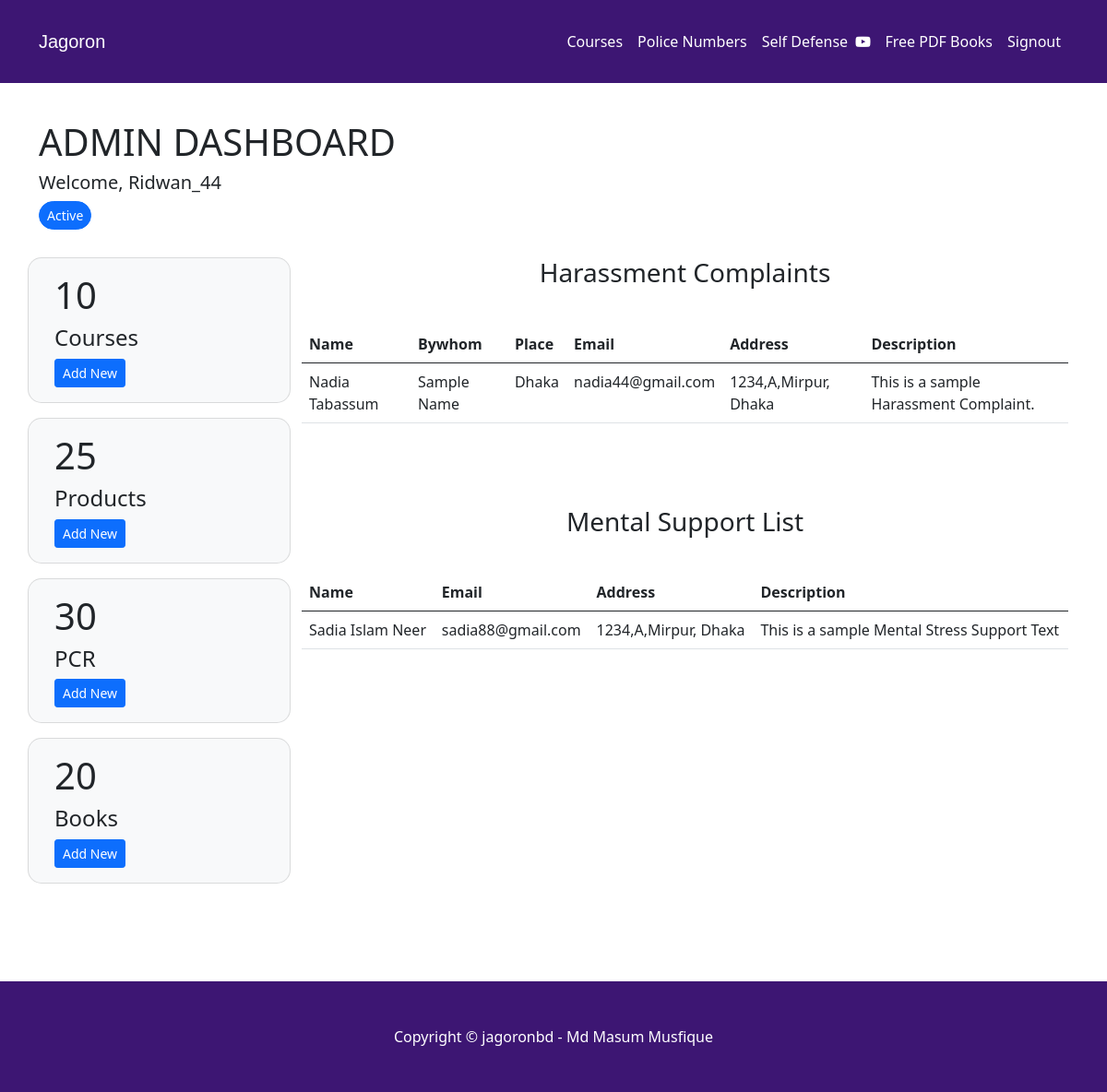
The page /adminDashBoard.php (signed in) on the database its author committed.
### tables this page shows
CREATE TABLE `Harassment_Complaint` (
  `sno` int(7) NOT NULL,
  `Name` varchar(60) NOT NULL,
  `Bywhom` varchar(60) NOT NULL,
  `Place` varchar(150) NOT NULL,
  `Email` varchar(150) NOT NULL,
  `Address` varchar(150) NOT NULL,
  `Description` varchar(255) NOT NULL
);

CREATE TABLE `MENTAL_SUPPORT` (
  `sno` int(11) NOT NULL,
  `Name` varchar(60) NOT NULL,
  `Email` varchar(60) NOT NULL,
  `Address` varchar(150) NOT NULL,
  `Description` varchar(255) NOT NULL
);

### adminDashBoard.php (the view, shortened to what this page needs)
<!DOCTYPE html>
<html lang="en">
<head>
    <link rel="stylesheet" href="https://cdnjs.cloudflare.com/ajax/libs/font-awesome/4.7.0/css/font-awesome.min.css">
    <link href="https://cdn.jsdelivr.net/npm/bootstrap@5.0.2/dist/css/bootstrap.min.css" rel="stylesheet">
</head>
<body>
  <nav class="navbar navbar-expand-lg navbar-light" style="background-color: #3D1673; padding: 25px;">
    <div class="container">
      <a class="navbar-brand" href="index.html"
        style="font-family: Poppins, Arial; color: white; font-weight: 400;">Jagoron</a>
      <div class="collapse navbar-collapse" id="navbarSupportedContent">
      <ul class="navbar-nav me-auto mb-2 mb-lg-0">
        <li class="nav-item">
          <a class="nav-link active" aria-current="page" href="#"></a>
        </li>
      </ul>
      <form class="d-flex">
      <ul class="navbar-nav me-auto mb-2 mb-lg-0">
          <li class="nav-item">
            <a class="nav-link" href="#courses" style="color: white">Courses</a>
          </li>
          <li class="nav-item">
            <a class="nav-link" href="policebd.html" style="color: white">Police Numbers</a>
          </li>
          <li class="nav-item">
            <a class="nav-link" style="color: white" href="#Tutorials">Self Defense&nbsp; <i
                class="fa fa-youtube-play"></i></a>
          </li>
          <li class="nav-item">
            <a class="nav-link" href="index.html" style="color: white">Free PDF Books</a>
          </li>
          <li class="nav-item">
            <a class="nav-link" style="color: white" href="index.html">Signout</a>
          </li>
        </ul>
      </form>
      </div>
    </div>
  </nav>
    <div class="container">
      <div class="row">
          <div class="col-md-7 col-lg-7 col-12" style="display: flex">
              <div style="margin-top: 40px;">
                <h1>ADMIN DASHBOARD</h1>
                <h5>Welcome, <?php echo $_SESSION['username']?></h5>
                <button type="button" class="btn btn-primary btn-sm" style="border-radius: 30px;">Active</button>
              </div>
          </div>
          <div class="col-md-5 col-lg-5"></div>
      </div>
        <div class="row" style="margin-top: 30px">
          <div class="col-md-3 col-lg-3 col-12">
              <div class="row">
                  <div class="card text-dark bg-light mb-3" style="max-width: 18rem; border-radius: 15px">
                    <div class="card-body">
                      <h1 class="card-title">10</h1>
                      <h4>Courses</h4>
                          <button type="button" class="btn btn-primary btn-sm" data-bs-toggle="modal" data-bs-target="#addNewCourseModal">
                            Add New
                          </button>
                    </div>
                  </div>
              </div>
              <div class="row">
                <div class="card text-dark bg-light mb-3" style="max-width: 18rem; border-radius: 15px">
                  <div class="card-body">
                    <h1 class="card-title">25</h1>
                    <h4>Products</h4>
                            <button type="button" class="btn btn-primary btn-sm" data-bs-toggle="modal" data-bs-target="#addNewProductModal">
                            Add New
                          </button>
                  </div>
                </div>
              </div>
              <div class="row">
                <div class="card text-dark bg-light mb-3" style="max-width: 18rem; border-radius: 15px">
                  <div class="card-body">
                    <h1 class="card-title">30</h1>
                    <h4>PCR</h4>
                          <button type="button" class="btn btn-primary btn-sm" data-bs-toggle="modal" data-bs-target="#addNewPCRModal">
                            Add New
                          </button>
                  </div>
                </div>
              </div>
              <div class="row">
                <div class="card text-dark bg-light mb-3" style="max-width: 18rem; border-radius: 15px">
                  <div class="card-body">
                    <h1 class="card-title">20</h1>
                    <h4>Books</h4>
                            <button type="button" class="btn btn-primary btn-sm" data-bs-toggle="modal" data-bs-target="#addNewBookModal">
                            Add New
                          </button>
                  </div>
                </div>
              </div>
          </div>
          <div class="col-md-9 col-lg-9 col-12">
          <div class="div text-center" id="feedback">
              <h3 style="margin-bottom: 40px">
                Harassment Complaints
              </h3>
          </div>
            <table class="table">
              <thead>
                <tr>
                  <th scope="col">Name</th>
                  <th scope="col">Bywhom</th>
                  <th scope="col">Place</th>
                  <th scope="col">Email</th>
                  <th scope="col">Address</th>
                  <th scope="col">Description</th>
                </tr>
              </thead>
              <tbody>
                <?php
                 $host = 'localhost';
	               $user = 'root';
	               $pass = '';
	               $db = 'jagoron';
	               $mysqli = new mysqli($host,$user,$pass,$db) or die($mysqli->error);
	               $sql1 = "select * FROM Harassment_Complaint";
                  $result1 = mysqli_query($mysqli, $sql1);
                    if ($result1->num_rows > 0):
                ?>
                <?php while($array=mysqli_fetch_row($result1)): ?>
                <tr>
                    <td><?php echo $array[1];?></td>
                    <td><?php echo $array[2];?></td>
                    <td><?php echo $array[3];?></td>
                    <td><?php echo $array[4];?></td>
                    <td><?php echo $array[5];?></td>
                    <td><?php echo $array[6];?></td>
                </tr>
                <?php endwhile; ?>
                <?php else: ?>
                <tr>
                   <td colspan="3" rowspan="1" headers="">No Data Found</td>
                </tr>
                <?php endif; ?>
              </tbody>
            </table>
          <div class="div text-center" id="feedback">
              <h3 style="margin-bottom: 40px; margin-top: 90px">
                  Mental Support List
              </h3>
          </div>
            <table class="table">
              <thead>
                <tr>
                  <th scope="col">Name</th>
                  <th scope="col">Email</th>
                  <th scope="col">Address</th>
                  <th scope="col">Description</th>
                </tr>
              </thead>
              <tbody>
                <?php
                 $host = 'localhost';
	               $user = 'root';
	               $pass = '';
	               $db = 'jagoron';
	               $mysqli = new mysqli($host,$user,$pass,$db) or die($mysqli->error);
	               $sql2 = "select * FROM MENTAL_SUPPORT";
                  $result2 = mysqli_query($mysqli, $sql2);
                    if ($result2->num_rows > 0):
                ?>
                <?php while($array=mysqli_fetch_row($result2)): ?>
                <tr>
                    <td><?php echo $array[1];?></td>
                    <td><?php echo $array[2];?></td>
                    <td><?php echo $array[3];?></td>
                    <td><?php echo $array[4];?></td>
                </tr>
                <?php endwhile; ?>
                <?php else: ?>
                <tr>
                   <td colspan="3" rowspan="1" headers="">No Data Found</td>
                </tr>
                <?php endif; ?>
              </tbody>
            </table>
          </div>
        </div>
    </div>
<footer class="py-5" style="background-color: #3D1673; margin-top: 90px;">
  <div class="container">
    <p class="m-0 text-center text-white">Copyright &copy; jagoronbd - Md Masum Musfique</p>
  </div>
</footer>
</body>
</html>

### adminDashBoard.php (style rules this page uses)
body { background-color: #ffffff; }

### rows shown on the page
harassment_complaint: Name "Nadia Tabassum", Bywhom "Sample Name", Place "Dhaka", Email "nadia44@gmail.com", Address "1234,A,Mirpur, Dhaka", Description "This is a sample Harassment Complaint."
mental_support: Name "Sadia Islam Neer", Email "sadia88@gmail.com", Address "1234,A,Mirpur, Dhaka", Description "This is a sample Mental Stress Support Text"

### other values the page prints
$_SESSION['username'] "Ridwan_44"
